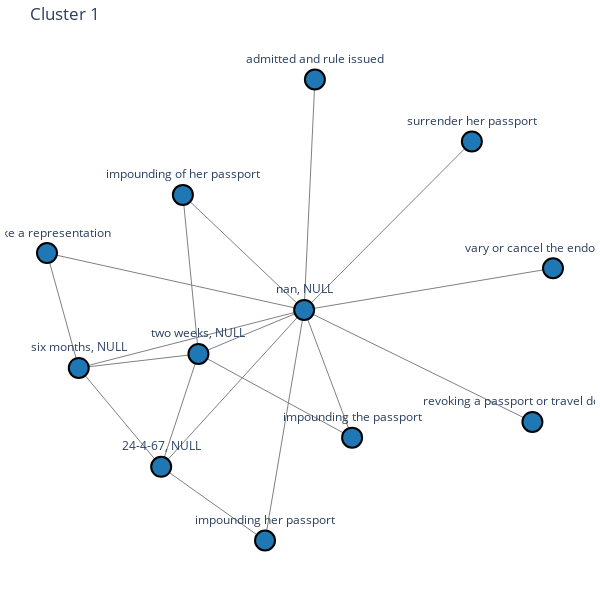

The notebook cell this image was saved under:
### Code cell
import networkx as nx
import plotly.graph_objs as go

# Assuming 'G' is your graph and 'labels' is the list of labels
# Renumber clusters from 1 to 7 if needed, otherwise ensure you have clusters numbered 1 to 7
unique_labels = list(set(labels))
label_mapping = {label: idx+1 for idx, label in enumerate(unique_labels)}

def draw_subgraph_plotly(subgraph, cluster_id, cluster_color):
    pos = nx.spring_layout(subgraph, seed=42)  # Fixed seed for reproducibility
    
    # Extract the node positions
    x_nodes = [pos[node][0] for node in subgraph.nodes()]
    y_nodes = [pos[node][1] for node in subgraph.nodes()]

    # Extract the edges
    edge_x = []
    edge_y = []
    for edge in subgraph.edges():
        x0, y0 = pos[edge[0]]
        x1, y1 = pos[edge[1]]
        edge_x.extend([x0, x1, None])
        edge_y.extend([y0, y1, None])

    # Edge trace
    edge_trace = go.Scatter(
        x=edge_x, y=edge_y,
        line=dict(width=1, color='gray'),
        hoverinfo='none',
        mode='lines')

    # Node trace
    node_trace = go.Scatter(
        x=x_nodes, y=y_nodes,
        mode='markers+text',
        text=[f'{node}' for node in subgraph.nodes()],
        textposition="top center",
        marker=dict(
            showscale=False,
            color=cluster_color,  # Assign the cluster color
            size=20,
            line=dict(width=2, color='black')
        ),
        hoverinfo='text'
    )

    # Create figure
    fig = go.Figure(data=[edge_trace, node_trace],
                    layout=go.Layout(
                        title=f'Cluster {cluster_id}',
                        showlegend=False,
                        hovermode='closest',
                        margin=dict(b=20, l=5, r=5, t=40),
                        xaxis=dict(showgrid=False, zeroline=False, showticklabels=False),
                        yaxis=dict(showgrid=False, zeroline=False, showticklabels=False),
                        height=600,
                        width=600,
                        paper_bgcolor='white',
                        plot_bgcolor='white'
                    ))

    fig.show()

# Iterate over each cluster and draw the subgraph
for original_cluster_id in set(labels):
    cluster_id = label_mapping[original_cluster_id]
    cluster_color = cluster_colors[cluster_id - 1]  # Assign a unique color to each cluster
    cluster_nodes = [node for node, label in zip(G.nodes, labels) if label == original_cluster_id]
    subgraph = G.subgraph(cluster_nodes)
    draw_subgraph_plotly(subgraph, cluster_id, cluster_color)

### Figure 1 — Plotly figure (JSON) as saved in the notebook; plotly's stock layout.template omitted (floating-point values rounded to 4 significant figures)
{"data": [{"hoverinfo": "none", "line": {"color": "gray", "width": 1}, "mode": "lines", "type": "scatter", "x": [0.05791, 0.6776, null, 0.05791, 0.9774, null, 0.05791, 0.2351, null, 0.05791, -0.3902, null, 0.05791, -0.8922, null, 0.05791, -0.08665, null, 0.05791, 0.09768, null, 0.05791, 0.9014, null, 0.05791, 0.05791, null, 0.05791, -0.4704, null, 0.05791, -0.7748, null, 0.05791, -0.3328, null, -0.4704, -0.08665, null, -0.4704, -0.4704, null, -0.4704, -0.7748, null, -0.4704, -0.3328, null, -0.7748, -0.8922, null, -0.7748, -0.7748, null, -0.7748, -0.3328, null, -0.3328, 0.2351, null, -0.3328, -0.3902, null, -0.3328, -0.3328, null], "y": [0.04029, 0.7421, null, 0.04029, 0.2141, null, 0.04029, -0.4913, null, 0.04029, 0.5195, null, 0.04029, 0.2772, null, 0.04029, -0.9196, null, 0.04029, 1, null, 0.04029, -0.4258, null, 0.04029, 0.04029, null, 0.04029, -0.6128, null, 0.04029, -0.2009, null, 0.04029, -0.1426, null, -0.6128, -0.9196, null, -0.6128, -0.6128, null, -0.6128, -0.2009, null, -0.6128, -0.1426, null, -0.2009, 0.2772, null, -0.2009, -0.2009, null, -0.2009, -0.1426, null, -0.1426, -0.4913, null, -0.1426, 0.5195, null, -0.1426, -0.1426, null]}, {"hoverinfo": "text", "marker": {"color": "rgb(31, 119, 180)", "line": {"color": "black", "width": 2}, "showscale": false, "size": 20}, "mode": "markers+text", "text": ["nan, NULL", "24-4-67, NULL", "six months, NULL", "two weeks, NULL", "surrender her passport", "impounding of her passport", "vary or cancel the endorsement", "impounding her passport", "admitted and rule issued", "revoking a passport or travel document", "impounding the passport", "make a representation"], "textposition": "top center", "type": "scatter", "x": [0.05791, -0.4704, -0.7748, -0.3328, 0.6776, -0.3902, 0.9774, -0.08665, 0.09768, 0.9014, 0.2351, -0.8922], "y": [0.04029, -0.6128, -0.2009, -0.1426, 0.7421, 0.5195, 0.2141, -0.9196, 1, -0.4258, -0.4913, 0.2772]}], "layout": {"height": 600, "hovermode": "closest", "margin": {"b": 20, "l": 5, "r": 5, "t": 40}, "paper_bgcolor": "white", "plot_bgcolor": "white", "showlegend": false, "title": {"text": "Cluster 1"}, "width": 600, "xaxis": {"showgrid": false, "showticklabels": false, "zeroline": false}, "yaxis": {"showgrid": false, "showticklabels": false, "zeroline": false}}}
